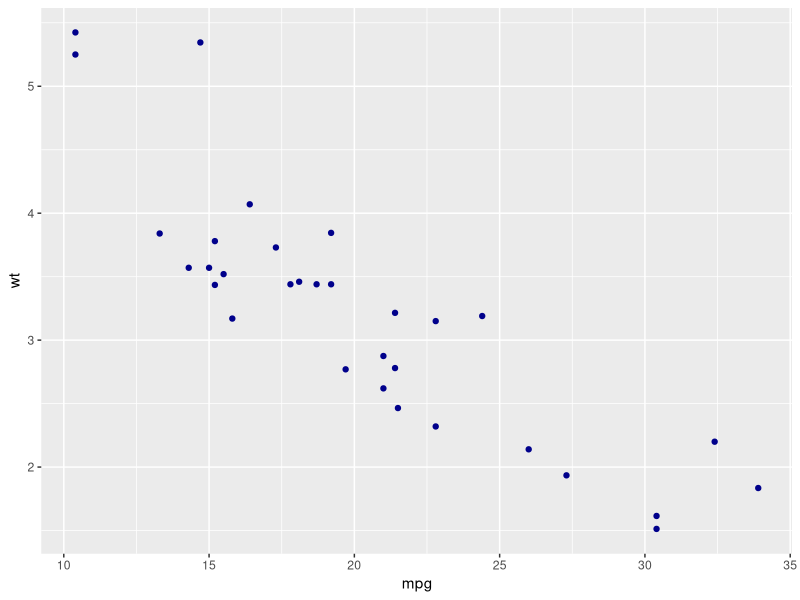

This figure's R source:
library(ggplot2)


### Name: update_geom_defaults
### Title: Modify geom/stat aesthetic defaults for future plots
### Aliases: update_geom_defaults update_stat_defaults
### Keywords: internal

### ** Examples

update_geom_defaults("point", list(colour = "darkblue"))
ggplot(mtcars, aes(mpg, wt)) + geom_point()
update_geom_defaults("point", list(colour = "black"))
